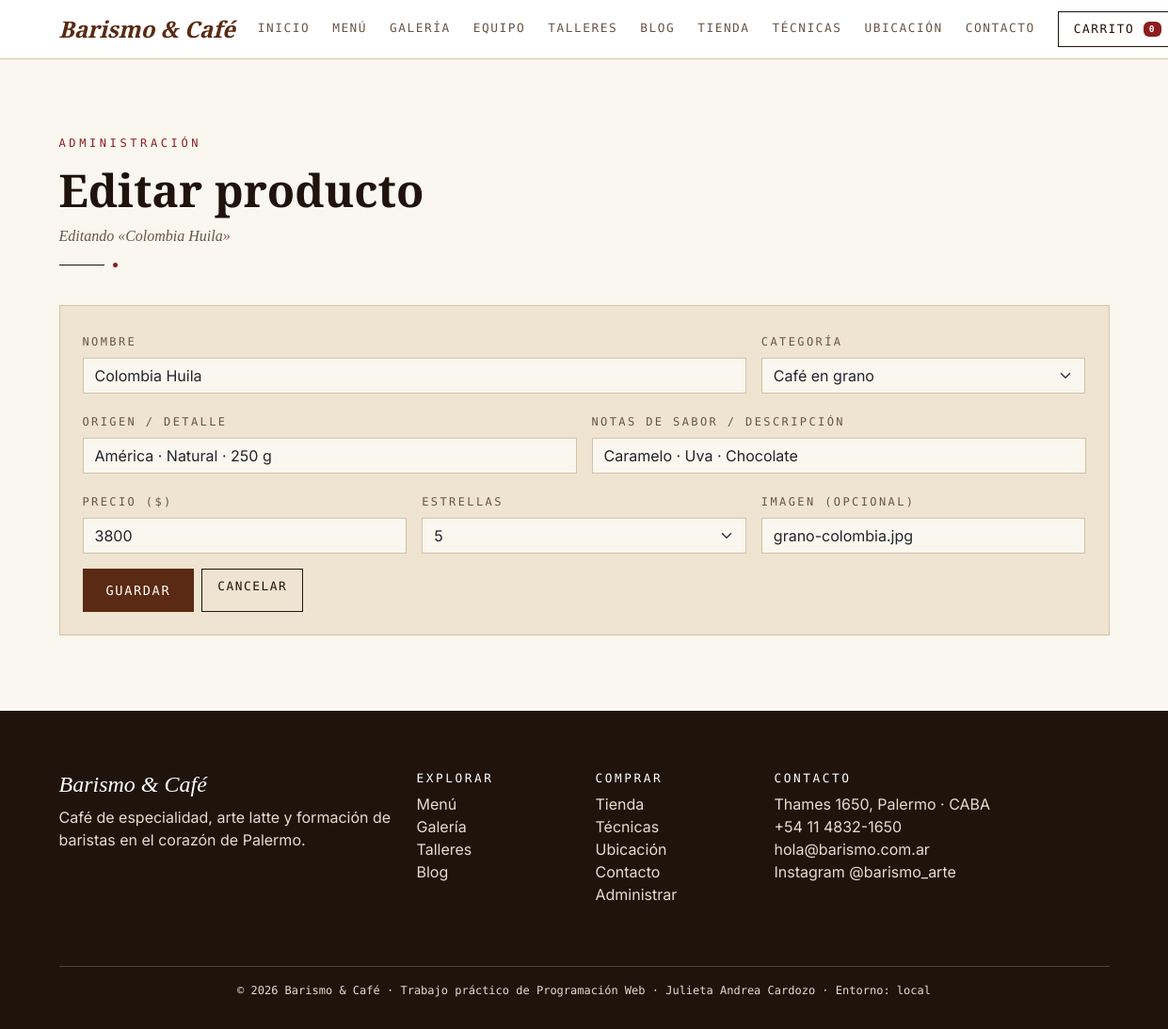
The app's page /admin/editar.php?id=2 with its own data.
### tables this page shows
CREATE TABLE IF NOT EXISTS productos (
  id INT UNSIGNED AUTO_INCREMENT PRIMARY KEY,
  nombre VARCHAR(120) NOT NULL,
  categoria ENUM('grano', 'insumo') NOT NULL DEFAULT 'grano',
  meta VARCHAR(120) NOT NULL DEFAULT '',
  notas VARCHAR(160) NOT NULL DEFAULT '',
  precio INT UNSIGNED NOT NULL DEFAULT 0,
  estrellas TINYINT UNSIGNED NOT NULL DEFAULT 5,
  imagen VARCHAR(100) NOT NULL DEFAULT '',
  creado TIMESTAMP DEFAULT CURRENT_TIMESTAMP
);

### config/config.php (called while the page is built, shortened)
<?php
function e(string $texto): string
{
    return htmlspecialchars($texto, ENT_QUOTES, 'UTF-8');
}

### admin/formulario.php (the view, shortened to what this page needs)
<?php
$clase_campo = fn (string $campo): string => isset($errores[$campo]) ? ' is-invalid' : '';
?>
          <form class="taller form-barismo p-4" method="post" action="<?= e($accion) ?>" novalidate>
            <div class="row g-3">
              <div class="col-md-8">
                <label class="form-label" for="nombre">Nombre</label>
                <input
                  class="form-control<?= $clase_campo('nombre') ?>"
                  type="text"
                  id="nombre"
                  name="nombre"
                  value="<?= e($datos['nombre']) ?>"
                  placeholder="Ej: Colombia Huila"
                  required
                  minlength="3"
                  maxlength="120"
                />
              </div>
              <div class="col-md-4">
                <label class="form-label" for="categoria">Categoría</label>
                <select
                  class="form-select<?= $clase_campo('categoria') ?>"
                  id="categoria"
                  name="categoria"
                  required
                >
                  <option value="grano"<?= $datos['categoria'] === 'grano' ? ' selected' : '' ?>>Café en grano</option>
                </select>
              </div>
              <div class="col-md-6">
                <label class="form-label" for="meta">Origen / detalle</label>
                <input
                  class="form-control<?= $clase_campo('meta') ?>"
                  type="text"
                  id="meta"
                  name="meta"
                  value="<?= e($datos['meta']) ?>"
                  placeholder="Ej: América · Natural · 250 g"
                  maxlength="120"
                />
              </div>
              <div class="col-md-6">
                <label class="form-label" for="notas">Notas de sabor / descripción</label>
                <input
                  class="form-control<?= $clase_campo('notas') ?>"
                  type="text"
                  id="notas"
                  name="notas"
                  value="<?= e($datos['notas']) ?>"
                  placeholder="Ej: Caramelo · Uva · Chocolate"
                  maxlength="160"
                />
              </div>
              <div class="col-md-4">
                <label class="form-label" for="precio">Precio ($)</label>
                <input
                  class="form-control<?= $clase_campo('precio') ?>"
                  type="number"
                  id="precio"
                  name="precio"
                  value="<?= e($datos['precio']) ?>"
                  placeholder="3800"
                  min="1"
                  max="999999"
                  required
                />
              </div>
              <div class="col-md-4">
                <label class="form-label" for="estrellas">Estrellas</label>
                <select
                  class="form-select<?= $clase_campo('estrellas') ?>"
                  id="estrellas"
                  name="estrellas"
                  required
                >
<?php for ($i = 5; $i >= 1; $i--) : ?>
                  <option value="<?= $i ?>"<?= (string) $i === $datos['estrellas'] ? ' selected' : '' ?>><?= $i ?></option>
<?php endfor; ?>
                </select>
              </div>
              <div class="col-md-4">
                <label class="form-label" for="imagen">Imagen (opcional)</label>
                <input
                  class="form-control<?= $clase_campo('imagen') ?>"
                  type="text"
                  id="imagen"
                  name="imagen"
                  value="<?= e($datos['imagen']) ?>"
                  placeholder="grano-brasil.jpg"
                  maxlength="100"
                />
              </div>
              <div class="col-12 d-flex gap-2">
                <button class="btn btn-cafe" type="submit">Guardar</button>
                <a class="btn btn-borde" href="index.php">Cancelar</a>
              </div>
            </div>
          </form>

### admin/editar.php (shortened to what this page needs)
<?php
require_once __DIR__ . '/../config/conexion.php';
$id = filter_input(INPUT_GET, 'id', FILTER_VALIDATE_INT, ['options' => ['min_range' => 1]]);
$stmt = $pdo->prepare('SELECT * FROM productos WHERE id = :id');
$stmt->execute([':id' => $id]);
$producto = $stmt->fetch();
$datos = [
    'nombre' => $producto['nombre'],
    'categoria' => $producto['categoria'],
    'meta' => $producto['meta'],
    'notas' => $producto['notas'],
    'precio' => (string) $producto['precio'],
    'estrellas' => (string) $producto['estrellas'],
    'imagen' => $producto['imagen'],
];
$errores = [];
$accion = 'editar.php?id=' . $id;
require_once __DIR__ . '/../includes/header.php';
require_once __DIR__ . '/../includes/nav.php';
?>
    <main id="contenido">
      <section class="seccion seccion-papel" aria-labelledby="titulo-editar">
        <div class="container">
          <p class="eyebrow">Administración</p>
          <h1 class="titulo-seccion" id="titulo-editar">Editar producto</h1>
          <p class="subtitulo">Editando «<?= e($producto['nombre']) ?>»</p>
          <div class="divisor" aria-hidden="true"></div>
<?php require __DIR__ . '/formulario.php'; ?>
        </div>
      </section>
    </main>
<?php require_once __DIR__ . '/../includes/footer.php'; ?>

### css/styles.css (style rules this page uses)
:root { --crema: #f6efe5; --crema-oscura: #efe3d1; --papel: #faf6f0; --borde: #d8c2a3; --cafe: #5a2a12; --cafe-oscuro: #1f130c; --bordo: #8b1e1e; --texto: #3b2a20; --texto-suave: #6b5444; --fuente-titulos: "Playfair Display", Georgia, serif; --fuente-mono: "DM Mono", "Courier New", monospace; --fuente-texto: "Inter", system-ui, sans-serif; }
body { font-family: var(--fuente-texto); color: var(--texto); background-color: #fff; }
h1, h2, h3, h4, .font-titulo { font-family: var(--fuente-titulos); color: var(--cafe-oscuro); }
a { color: var(--cafe); }
.seccion { padding: 5rem 0; }
.seccion-papel { background-color: var(--papel); }
.eyebrow { font-family: var(--fuente-mono); font-size: 0.75rem; letter-spacing: 0.3em; text-transform: uppercase; color: var(--bordo); margin-bottom: 0.75rem; }
.titulo-seccion { font-weight: 900; font-size: clamp(2rem, 4vw, 3rem); margin-bottom: 0.5rem; }
.subtitulo { font-family: var(--fuente-titulos); font-style: italic; color: var(--texto-suave); }
.divisor { display: flex; align-items: center; gap: 0.6rem; margin: 1rem 0 2.5rem; }
.divisor::before { content: ""; width: 3rem; height: 1px; background-color: var(--cafe-oscuro); }
.divisor::after { content: ""; width: 5px; height: 5px; border-radius: 50%; background-color: var(--bordo); }
.btn-cafe { background-color: var(--cafe); border: 1px solid var(--cafe); color: #fff; border-radius: 0; font-family: var(--fuente-mono); letter-spacing: 0.12em; text-transform: uppercase; font-size: 0.85rem; padding: 0.75rem 1.5rem; }
.btn-borde { background-color: transparent; border: 1px solid var(--cafe-oscuro); color: var(--cafe-oscuro); border-radius: 0; font-family: var(--fuente-mono); letter-spacing: 0.12em; text-transform: uppercase; font-size: 0.8rem; padding: 0.5rem 1rem; }
.taller { background-color: var(--crema-oscura); border: 1px solid var(--borde); padding: 1.5rem; }
.form-barismo .form-label { font-family: var(--fuente-mono); font-size: 0.75rem; letter-spacing: 0.2em; text-transform: uppercase; color: var(--texto-suave); }
.form-barismo .form-control, .form-barismo .form-select { border-radius: 0; border-color: var(--borde); background-color: var(--papel); }

### records on screen
productos: nombre "Colombia Huila", categoria "Café en grano", meta "América · Natural · 250 g", notas "Caramelo · Uva · Chocolate", precio "3800", estrellas "5", imagen "grano-colombia.jpg"

### other values on screen
APP_NAME "Barismo & Café"
$etiqueta "INICIO"
$etiqueta "MENÚ"
$etiqueta "GALERÍA"
$etiqueta "EQUIPO"
$etiqueta "TALLERES"
$etiqueta "BLOG"
$etiqueta "TIENDA"
$etiqueta "TÉCNICAS"
$etiqueta "UBICACIÓN"
$etiqueta "CONTACTO"
APP_ADDRESS "Thames 1650, Palermo · CABA"
APP_PHONE "+54 11 4832-1650"
APP_EMAIL "hola@barismo.com.ar"
APP_ENV "local"
